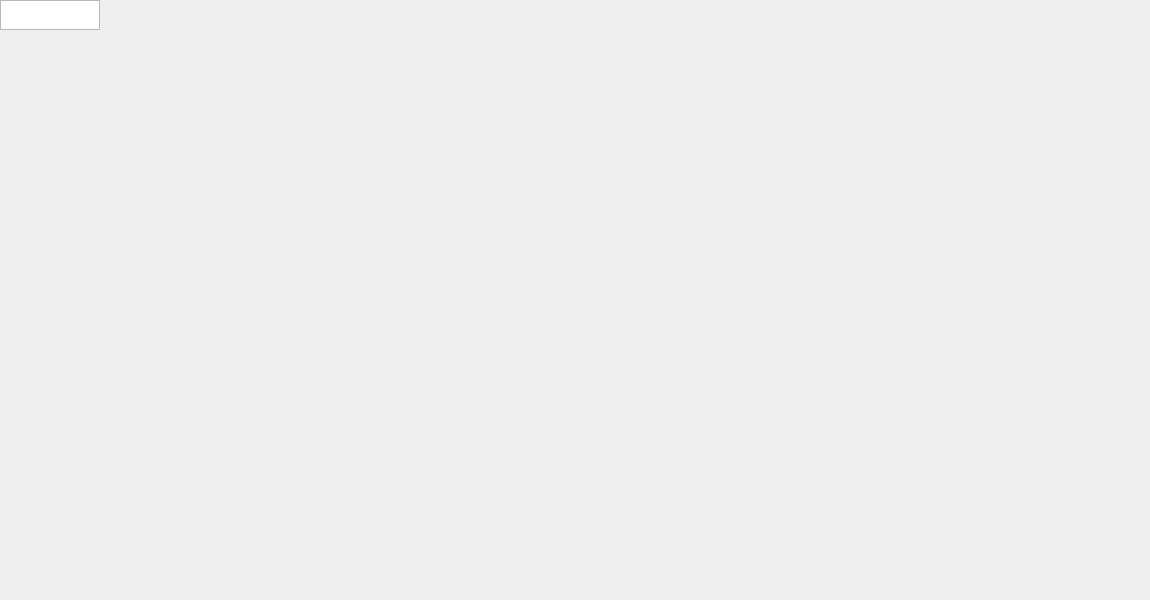
<?xml version="1.0" encoding="UTF-8"?>
<ui version="4.0">
 <class>DatabaseWindow</class>
 <widget class="QMainWindow" name="DatabaseWindow">
  <property name="geometry">
   <rect>
    <x>0</x>
    <y>0</y>
    <width>1150</width>
    <height>600</height>
   </rect>
  </property>
  <widget class="QTableWidget" name="tableWidget">
   <property name="rowCount">
    <number>0</number>
   </property>
   <property name="columnCount">
    <number>0</number>
   </property>
  </widget>
 </widget>
 <resources/>
 <connections/>
</ui>
